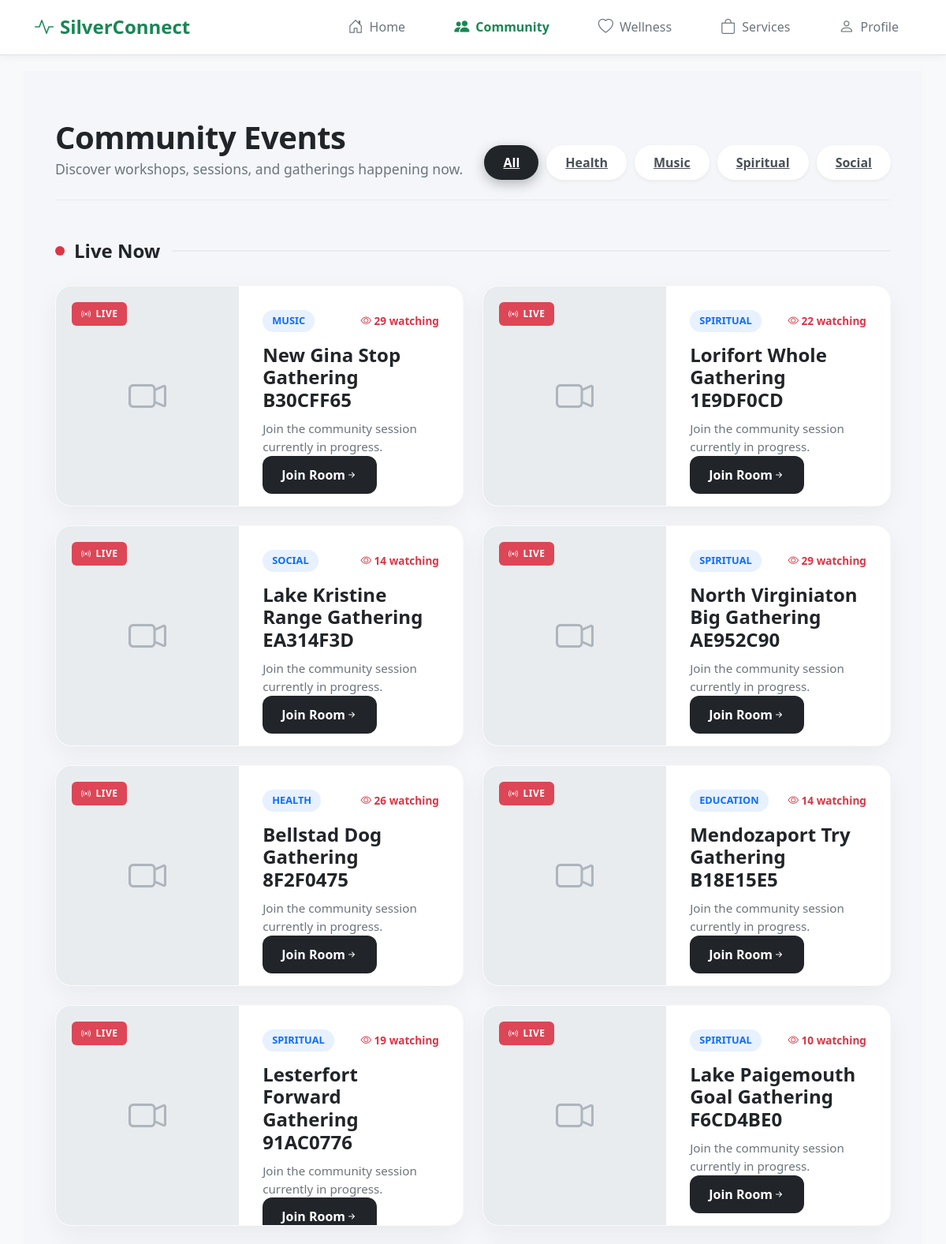
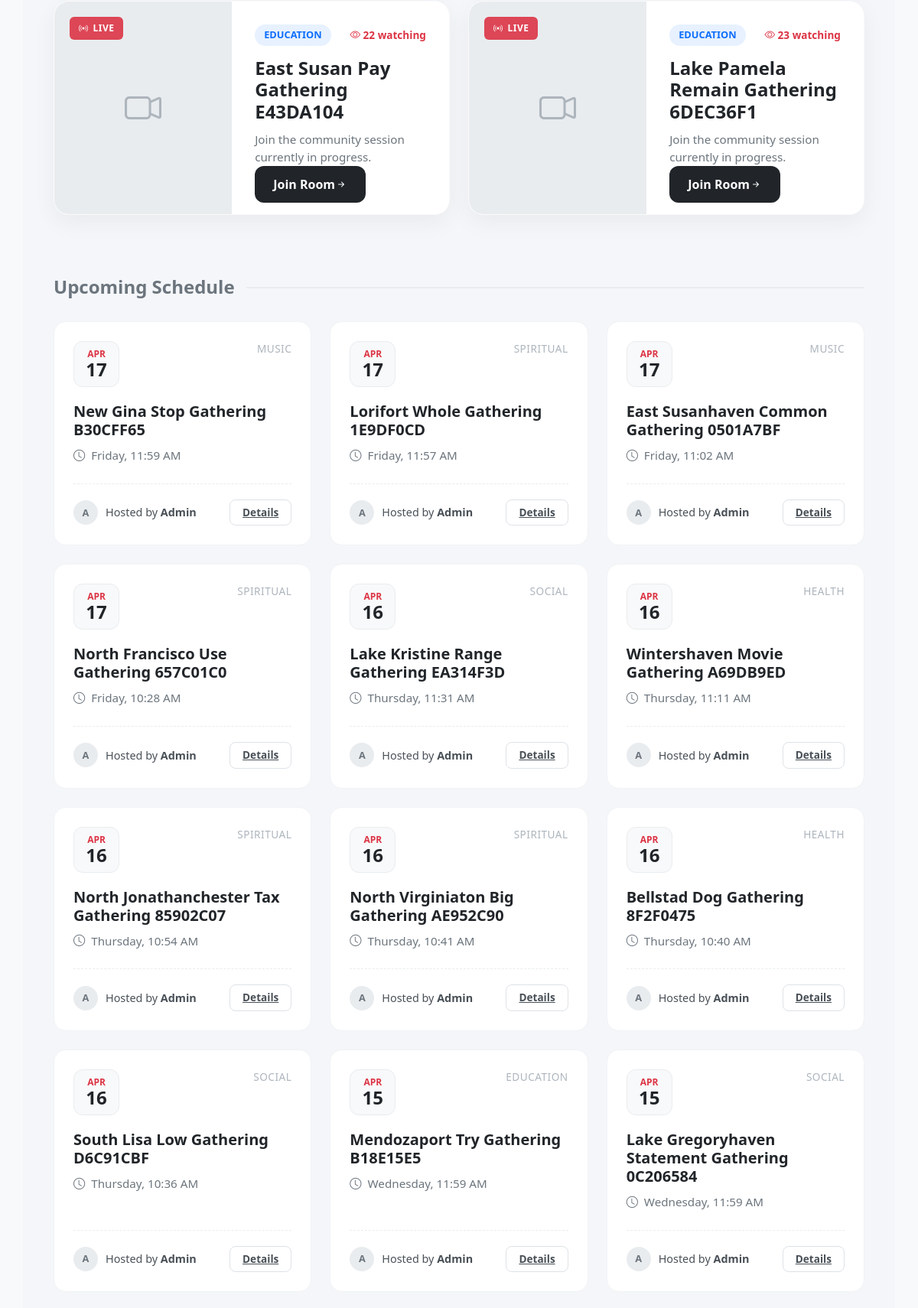
The page /community/ (signed in, upper part) on the database its author committed (2 pictures, top to bottom).
### base/models.py (models this page shows, shortened)
class Event(models.Model):
    CATEGORIES = [('health', 'Health'), ('music', 'Music'), ('spiritual', 'Spiritual'), ('social', 'Social')]
    title = models.CharField(max_length=200)
    category = models.CharField(max_length=20, choices=CATEGORIES, db_index=True)
    image = models.ImageField(upload_to='events/')
    is_live = models.BooleanField(default=False, db_index=True)
    start_time = models.DateTimeField(db_index=True)
    join_link = models.URLField(blank=True, help_text="Zoom/Meet Link")
    participants = models.ManyToManyField(User, related_name='joined_events', blank=True)
    class Meta:
        ordering = ['-start_time']
        indexes = [
            models.Index(fields=['is_live', 'start_time']),
            models.Index(fields=['category', 'start_time']),
        ]
    @property
    def participants_count(self):
        return self.participants.count()

### base/views.py (the view)
# urls.py: path('community/', views.community_feed, name='community_feed'),
@login_required
def community_feed(request):
    category = request.GET.get('category')
    now = timezone.now()
    events = Event.objects.filter(start_time__gte=now).prefetch_related('participants')
    if category:
        events = events.filter(category__iexact=category)
    events = events[:50]
    live_events = Event.objects.filter(
        is_live=True,
        start_time__gte=now
    ).prefetch_related('participants')
    if category:
        live_events = live_events.filter(category__iexact=category)
    live_events = live_events[:10]
    context = {
        'events': events,
        'live_events': live_events,
        'selected_category': category,
    }
    return render(request, 'community/events.html', context)

### base/templates/community/events.html (shortened to what this page needs)
{% extends 'base.html' %}
{% load static %}
{% block content %}
<div class="desktop-wrapper">
    <div class="desktop-container">
        <div class="header-section">
            <div class="header-content">
                <h1 class="page-title">Community Events</h1>
                <p class="page-subtitle">Discover workshops, sessions, and gatherings happening now.</p>
            </div>
            <div class="filter-bar">
                <a href="{% url 'community_feed' %}"
                    class="filter-pill {% if not selected_category %}active{% endif %}">
                    All
                </a>
               <a href="{%url 'community_feed' %}?category=health"
                    class="filter-pill {% if selected_category == 'health' %}active{% endif %}">
                      Health
                </a>
                <a href="{%url 'community_feed' %}?category=music"
                    class="filter-pill {% if selected_category == 'music' %}active{% endif %}">
                      Music
                </a>
                <a href="{%url 'community_feed' %}?category=spiritual"
                    class="filter-pill {% if selected_category == 'spiritual' %}active{% endif %}">
                      Spiritual
                </a>
                <a href="{%url 'community_feed' %}?category=social"
                    class="filter-pill {% if selected_category == 'social' %}active{% endif %}">
                       Social
                </a>
            </div>
        </div>
        <div class="section-block">
            <div class="section-header">
                <h2 class="section-heading">
                    <span class="pulse-indicator"></span> Live Now
                </h2>
                <div class="live-line"></div>
            </div>
            <div class="row g-4">
                {% for event in live_events %}
                <div class="col-lg-6 col-xl-6">
                    <div class="live-card">
                        <div class="live-card-img-wrapper">
                            {% if event.image %}
                                <img src="{{ event.image.url }}" alt="{{ event.title }}" loading="lazy">
                            {% else %}
                                <div class="placeholder-bg">
                                    <i class="bi bi-camera-video"></i>
                                </div>
                            {% endif %}
                            <div class="live-badge">
                                <i class="bi bi-broadcast"></i> LIVE
                            </div>
                        </div>
                        <div class="live-card-body">
                            <div>
                                <div class="meta-tags">
                                    <span class="category-tag {{ event.category|lower }}">{{ event.get_category_display }}</span>
                                    <span class="viewer-count"><i class="bi bi-eye"></i> {{ event.participants_count }} watching</span>
                                </div>
                                <h3 class="event-title">{{ event.title }}</h3>
                                <p class="event-desc">Join the community session currently in progress.</p>
                            </div>
                            <a href="{% url 'join_event_room' event.id %}" class="btn-join">
                                Join Room <i class="bi bi-arrow-right-short"></i>
                            </a>
                        </div>
                    </div>
                </div>
                {% endfor %}
            </div>
        </div>
        <div class="section-block">
            <div class="section-header">
                <h2 class="section-heading muted">Upcoming Schedule</h2>
                <div class="header-line"></div>
            </div>
            <div class="row row-cols-1 row-cols-md-2 row-cols-lg-3 row-cols-xl-3 g-4">
                {% for event in events %}
                <div class="col">
                    <div class="upcoming-card">
                        <div class="card-top">
                            <div class="date-badge">
                                <span class="month">{{ event.start_time|date:"M"|upper }}</span>
                                <span class="day">{{ event.start_time|date:"d" }}</span>
                            </div>
                            <div class="category-label">
                                {{ event.get_category_display }}
                            </div>
                        </div>
                        <div class="card-mid">
                            <h4 class="uc-title">{{ event.title }}</h4>
                            <div class="uc-time">
                                <i class="bi bi-clock"></i> {{ event.start_time|date:"l, g:i A" }}
                            </div>
                        </div>
                        <div class="card-btm">
                            <div class="host-info">
                                <div class="host-avatar">A</div>
                                <span>Hosted by <strong>Admin</strong></span>
                            </div>
                            <a href="{% url 'event_detail' event.id %}"
                            class="btn-details">
                            Details
                            </a>
                        </div>
                    </div>
                </div>
                {% endfor %}
            </div>
        </div>
    </div>
</div>
{% endblock %}

### templates/base.html (style rules this page uses)
body { background-color: #f4f6f9; font-family: 'Segoe UI', system-ui, -apple-system, sans-serif; min-height: 100vh; display: flex; flex-direction: column; }
@media (min-width: 992px) { body { background-color: #f8f9fa; padding-bottom: 0; } }

### rows shown on the page
Event: category "MUSIC", participants_count "29", title "New Gina Stop Gathering B30CFF65", start_time "APR", start_time "17", start_time "Friday, 11:59 AM"
Event: category "SPIRITUAL", participants_count "22", title "Lorifort Whole Gathering 1E9DF0CD", start_time "APR", start_time "17", start_time "Friday, 11:57 AM"
Event: category "SOCIAL", participants_count "14", title "Lake Kristine Range Gathering EA314F3D", start_time "APR", start_time "16", start_time "Thursday, 11:31 AM"
Event: category "SPIRITUAL", participants_count "29", title "North Virginiaton Big Gathering AE952C90", start_time "APR", start_time "16", start_time "Thursday, 10:41 AM"
Event: category "HEALTH", participants_count "26", title "Bellstad Dog Gathering 8F2F0475", start_time "APR", start_time "16", start_time "Thursday, 10:40 AM"
Event: category "EDUCATION", participants_count "14", title "Mendozaport Try Gathering B18E15E5", start_time "APR", start_time "15", start_time "Wednesday, 11:59 AM"
Event: category "SPIRITUAL", participants_count "19", title "Lesterfort Forward Gathering 91AC0776"
Event: category "SPIRITUAL", participants_count "10", title "Lake Paigemouth Goal Gathering F6CD4BE0"
Event: category "EDUCATION", participants_count "22", title "East Susan Pay Gathering E43DA104"
Event: category "EDUCATION", participants_count "23", title "Lake Pamela Remain Gathering 6DEC36F1"
Event: start_time "APR", start_time "17", category "MUSIC", title "East Susanhaven Common Gathering 0501A7BF", start_time "Friday, 11:02 AM"
Event: start_time "APR", start_time "17", category "SPIRITUAL", title "North Francisco Use Gathering 657C01C0", start_time "Friday, 10:28 AM"
Event: start_time "APR", start_time "16", category "HEALTH", title "Wintershaven Movie Gathering A69DB9ED", start_time "Thursday, 11:11 AM"
Event: start_time "APR", start_time "16", category "SPIRITUAL", title "North Jonathanchester Tax Gathering 85902C07", start_time "Thursday, 10:54 AM"
Event: start_time "APR", start_time "16", category "SOCIAL", title "South Lisa Low Gathering D6C91CBF", start_time "Thursday, 10:36 AM"
Event: start_time "APR", start_time "15", category "SOCIAL", title "Lake Gregoryhaven Statement Gathering 0C206584", start_time "Wednesday, 11:59 AM"
